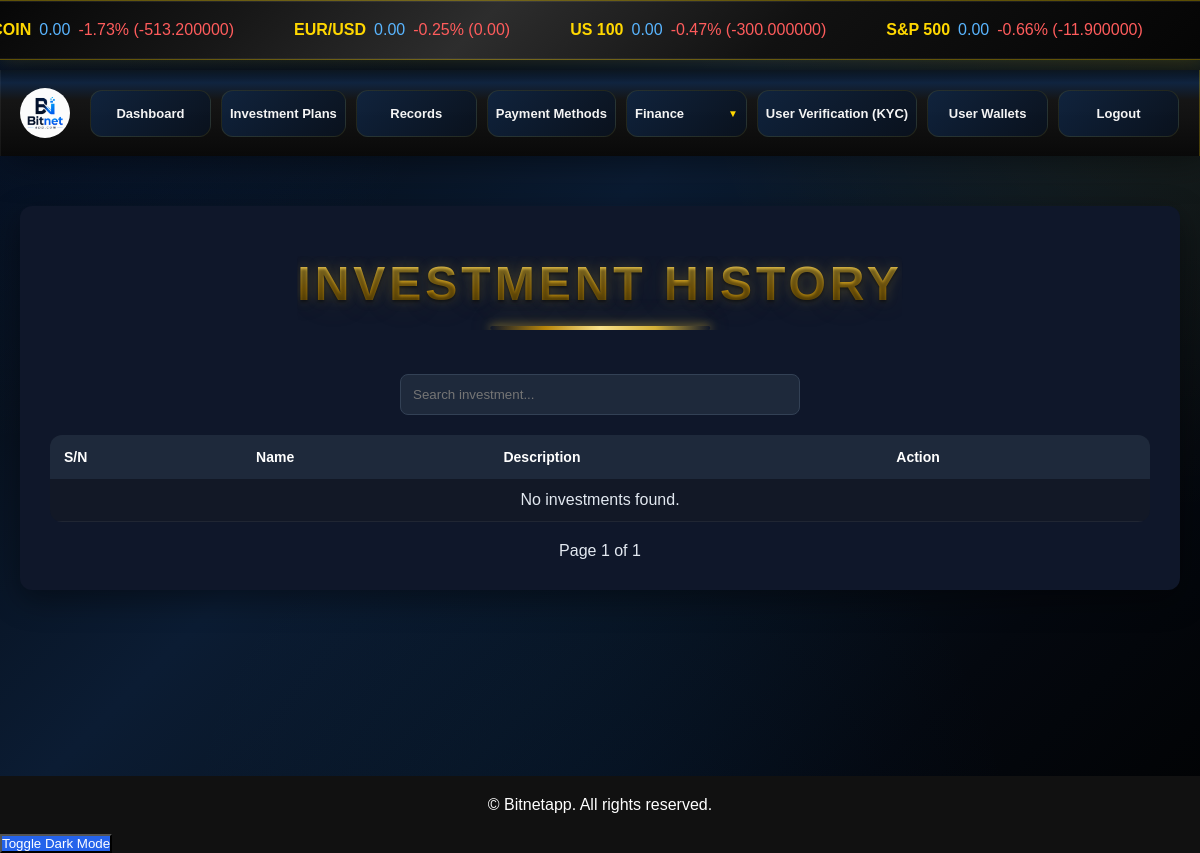
The page /adminpanel/investment-history/ on the database as committed earlier.
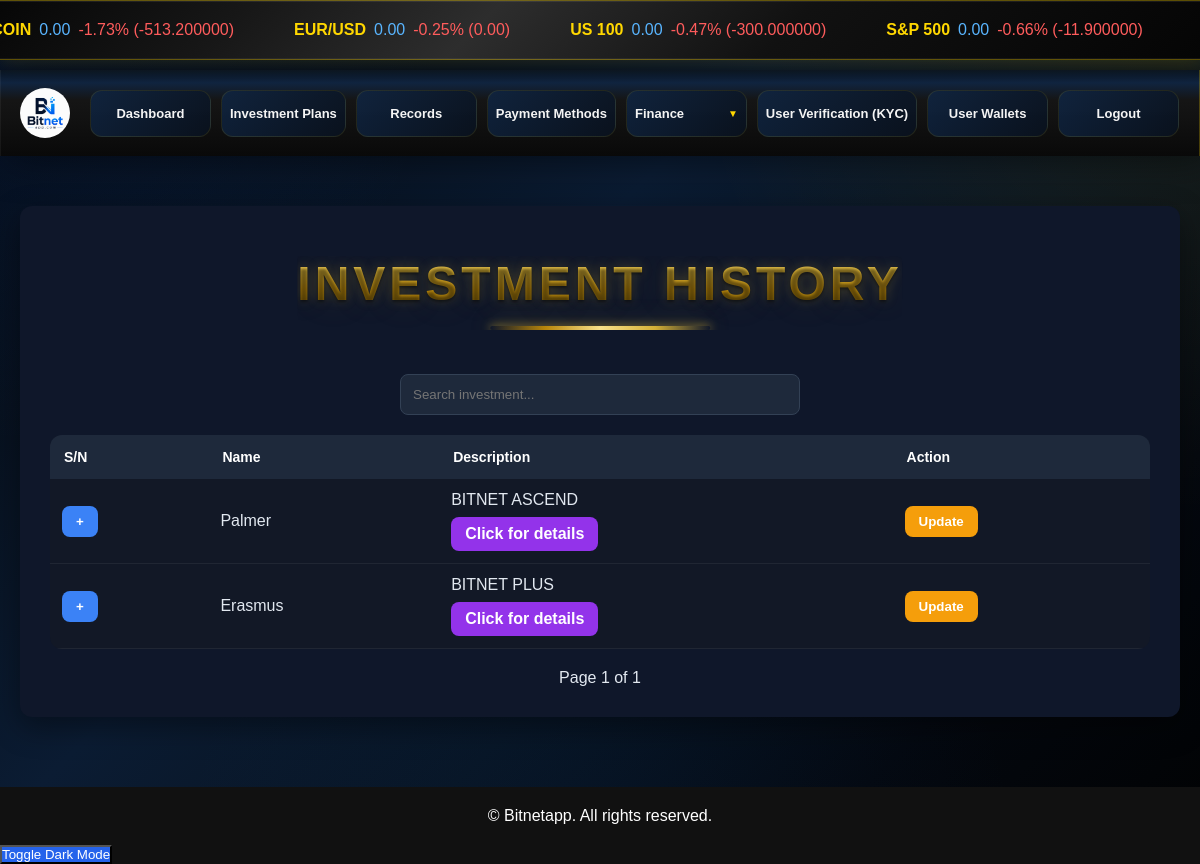
The same page on the database as committed later.
### crypto/models.py (models this page shows, shortened)
class MarketInstrument(models.Model):
    ticker = models.CharField(max_length=10, default="UNKNOWN")
    symbol = models.CharField(max_length=50, blank=True, null=True, default="")
    price = models.DecimalField(max_digits=12, decimal_places=6, blank=True, null=True, default=0.0)
    change_percent = models.DecimalField(max_digits=6, decimal_places=2, blank=True, null=True, default=0.0)
    change_value = models.DecimalField(max_digits=12, decimal_places=6, blank=True, null=True, default=0.0)
    bid = models.DecimalField(max_digits=12, decimal_places=6, blank=True, null=True, default=0.0)
    ask = models.DecimalField(max_digits=12, decimal_places=6, blank=True, null=True, default=0.0)
    high = models.DecimalField(max_digits=12, decimal_places=6, blank=True, null=True, default=0.0)
    low = models.DecimalField(max_digits=12, decimal_places=6, blank=True, null=True, default=0.0)
    technical_rating = models.CharField(max_length=20, blank=True, null=True, default="Neutral")

### users/models.py (models this page shows, shortened)
class ActiveInvestment(models.Model):
    STATUS_CHOICES = [
        ("active", "Active"),
        ("completed", "Completed"),
    ]
    CURRENCY_CHOICES = [
        ("BTC", "Bitcoin"),
        ("ETH", "Ethereum"),
        ("USDT_ERC20", "USDT ERC20"),
        ("USDT_TRC20", "USDT TRC20"),
        ("USD", "USD"),
    ]
    user = models.ForeignKey(
        "auth.User",
        on_delete=models.CASCADE
    )
    plan_name = models.CharField(max_length=100)
    amount = models.DecimalField(
        max_digits=12,
        decimal_places=2
    )
    currency = models.CharField(
        max_length=20,
        choices=CURRENCY_CHOICES,
        default="USD"
    )
    roi_percent = models.DecimalField(
        max_digits=5,
        decimal_places=2,
        default=0.00
    )
    start_date = models.DateTimeField()
    end_date = models.DateTimeField()
    status = models.CharField(
        max_length=20,
        choices=STATUS_CHOICES,
        default="active"
    )

### adminpanel/views.py (the view, shortened to what this page needs)
# urls.py: path("investment-history/", views.investment_history, name="investment_history"),
def investment_history(request):
    investments_list = ActiveInvestment.objects.select_related("user").all().order_by("-start_date")
    paginator = Paginator(investments_list, 5)
    page_number = request.GET.get("page")
    investments = paginator.get_page(page_number)
    return render(request, "adminpanel/investment_history.html", {"investments": investments})

### crypto/context_processors.py (called while the page is built)
def ticker_instruments(request):
    return {
        "instruments": MarketInstrument.objects.all()
    }

def global_settings(request):
    return {
        "settings": SiteSetting.objects.first(),
        "nav_links": NavigationLink.objects.filter(parent__isnull=True).prefetch_related("children"),
    }

def recaptcha_key(request):
    return {
        "RECAPTCHA_PUBLIC_KEY": settings.RECAPTCHA_PUBLIC_KEY
    }

### adminpanel/templates/adminpanel/investment_history.html (shortened to what this page needs)
{% extends "adminpanel/admin_base.html" %}
{% load static %}
{% block content %}
<div class="inv-history-wrapper">
    <h1 class="inv-history-title">Investment History</h1>
    <div class="inv-search">
        <input type="text" id="inv-search-input" placeholder="Search investment...">
    </div>
    <div class="inv-table-container">
        <table class="inv-history-table">
            <thead>
                <tr>
                    <th>S/N</th>
                    <th>Name</th>
                    <th>Description</th>
                    <th>Action</th>
                </tr>
            </thead>
            <tbody>
            {% for investment in investments %}
            <tr id="inv-{{ investment.id }}">
                <td>
                    <button class="inv-toggle-btn">+</button>
                </td>
                <td>{{ investment.user.username }}</td>
                <td>
                    <div class="inv-plan-name">{{ investment.plan_name }}</div>
                    <div class="inv-details-btn-wrapper">
                        <a href="{% url 'adminpanel:investment_detail' investment.id %}" class="inv-details-btn">Click for details</a>
                    </div>
                </td>
                <td>
                    <form method="post" action="{% url 'adminpanel:update_investment_plan' investment.id %}?page={{ investments.number }}">
                        <button type="submit" class="inv-update-btn">Update</button>
                    </form>
                </td>
            </tr>
            {% empty %}
            <tr>
                <td colspan="4" style="text-align:center;">No investments found.</td>
            </tr>
            {% endfor %}
            </tbody>
        </table>
        <div class="inv-pagination">
            <span class="inv-page-info">
                Page {{ investments.number }} of {{ investments.paginator.num_pages }}
            </span>
        </div>
    </div>
</div>
{% endblock %}

### adminpanel/templates/adminpanel/admin_base.html (shortened to what this page needs)
{% load static %}
<!DOCTYPE html>
<html lang="en">
<head>
  <link rel="stylesheet" href="{% static 'adminpanel/css/admin.css' %}">
</head>
<body>
  <div class="market-ticker">
    <div class="ticker-track" id="tickerTrack">
      {% for instrument in instruments %}
        <a href="{% url 'crypto:instrument_detail' instrument.pk %}" class="ticker-item">
          <span class="name golden">{{ instrument.ticker }}</span>
          <span class="value navy">{{ instrument.price|default:"0.00" }}</span>
          <span class="change crimson {% if instrument.change_percent < 0 %}down{% else %}up{% endif %}">
            {{ instrument.change_percent|default:"0.00" }}% ({{ instrument.change_value|default:"0.00" }})
          </span>
        </a>
      {% endfor %}
    </div>
  </div>
  <aside class="sidebar">
    <div class="logo">
        <img src="{% static 'adminpanel/images/crypto_logo.png' %}" alt="Admin Logo" class="sidebar-logo-img">
    </div>
    <nav class="sidebar-nav">
      <ul>
        <li><a href="{% url 'adminpanel:dashboard' %}">Dashboard</a></li>
        <li><a href="{% url 'adminpanel:admin_investment_plans' %}">Investment Plans</a></li>
        <li><a href="{% url 'adminpanel:investment_history' %}">Records</a></li>
        <li><a href="{% url 'adminpanel:payment_methods' %}">Payment Methods</a></li>
        <li class="has-submenu">
          <a href="javascript:void(0)" class="submenu-toggle">Finance</a>
        </li>
        <li><a href="{% url 'adminpanel:verifications' %}">User Verification (KYC)</a></li>
        <li><a href="{% url 'adminpanel:admin_wallets' %}">User Wallets</a></li>
        <li><a href="{% url 'adminpanel:logout' %}">Logout</a></li>
      </ul>
    </nav>
  </aside>
  <main class="main-content">
    {% block content %}
    {% endblock %}
  </main>
  <footer class="dashboard-footer">
    <div class="footer-container">
      <p>&copy; {{ year }} Bitnetapp. All rights reserved.</p>
    </div>
    <div class="theme-toggle">
      <button type="button" class="btn-secondary" id="toggle-theme">
          Toggle Dark Mode
      </button>
    </div>
  </footer>
</body>
</html>

Rows that differ between the two databases and show on the page:
added ActiveInvestment: user.username "Palmer", plan_name "BITNET ASCEND"
added ActiveInvestment: user.username "Erasmus", plan_name "BITNET PLUS"
Other text that changed with them:
text no longer shown: "No investments found."
